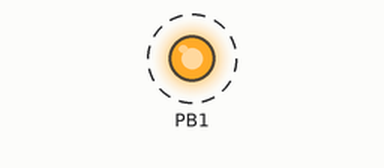
Simulated run of this sketch. Board: ATtiny85, built with avr-gcc and run on an emulated ATtiny85. Shown: output pins drawn as LEDs (lit = HIGH). Dashed ring = blinking.

Above: at 17.9 s.
Timing chart, 0 to 22.0 s (numbered marks = the images above):
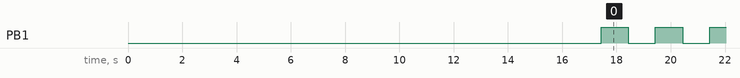

Measured:
- by itself, PB1: alternates HIGH for 1.0 s and LOW for 1.0 s

The sketch:

APenrollerV1.ino
```cpp
//generated by Duckyspark https://github.com/toxydose/Duckyspark

#include "DigiKeyboard.h"
#define KEY_ESC     41
#define KEY_BACKSPACE 42
#define KEY_TAB     43
#define KEY_PRT_SCR 70
#define KEY_DELETE  76
#define KEY_ARROW_RIGHT 0x4F
#define KEY_ARROW_DOWN  0x51
#define KEY_ARROW_UP    0x52

void setup() {
  pinMode(1, OUTPUT);
  DigiKeyboard.delay(5000);
  DigiKeyboard.sendKeyStroke(0);

  // AutoPilot Enroller (Version 1)
  DigiKeyboard.delay(2000);
  DigiKeyboard.sendKeyStroke(KEY_F10, MOD_SHIFT_LEFT | 0);
  DigiKeyboard.delay(500);
  DigiKeyboard.print(F("powershell"));
  DigiKeyboard.delay(500);
  DigiKeyboard.sendKeyStroke(KEY_ENTER, 0);
  DigiKeyboard.delay(1000);
  DigiKeyboard.print(F("$env:Path += ")); DigiKeyboard.print(char(34)); DigiKeyboard.print(F(";C:")); DigiKeyboard.print(char(92)); DigiKeyboard.print(F("Program Files")); DigiKeyboard.print(char(92)); DigiKeyboard.print(F("WindowsPowerShell")); DigiKeyboard.print(char(92)); DigiKeyboard.print(F("Scripts")); DigiKeyboard.print(char(34)); DigiKeyboard.print(F("; Set-ExecutionPolicy -Scope Process -ExecutionPolicy RemoteSigned; Install-Script -Name Get-WindowsAutoPilotInfo; Get-WindowsAutoPilotInfo -online"));
  DigiKeyboard.delay(2250);
  DigiKeyboard.sendKeyStroke(KEY_ENTER, 0);
  DigiKeyboard.delay(250);
  DigiKeyboard.print(F("Y"));
  DigiKeyboard.delay(250);
  DigiKeyboard.sendKeyStroke(KEY_ENTER, 0);
  DigiKeyboard.delay(5000);
  DigiKeyboard.print(F("A"));
  DigiKeyboard.delay(250);
  DigiKeyboard.sendKeyStroke(KEY_ENTER, 0);
}


void loop() {
  digitalWrite(1, HIGH);
  delay(1000);
  digitalWrite(1, LOW);
  delay(1000);
}
```
